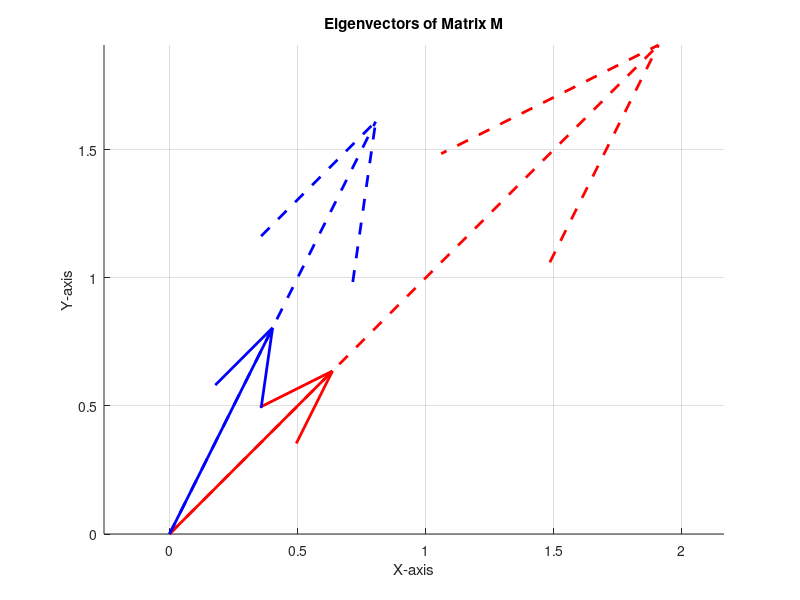

The MATLAB source for this figure:
%% Homework 6
% Housekeeping
clear;
clc;

%% Q.1

% Define Matrix A, the subsequent b vectors, and the x vector
A = [1 0 1;
    0 1 1;
    0 0 0];
b_1 = [2;3;0];
b_2 = [1;1;1];
x = [-1;-1;1];

% Determine if b_1 is in the column space of A
isInColumnSpace_b1 = rank(A) == rank([A b_1]);
if isInColumnSpace_b1 == 1
    fprintf("TRUE: Vector b1 is in column space of the matrix A\n");
else
    fprintf("FALSE: Vector b1 is not in column space of the matrix A\n");
end

% Determine if b_2 is in the column space of A
isInColumnSpace_b2 = rank(A) == rank([A b_2]);
if isInColumnSpace_b2 == 1
    fprintf("TRUE: Vector b2 is in column space of the matrix A\n");
else
    fprintf("FALSE: Vector b2 is not in column space of the matrix A\n");
end

% Determine if x is in the null space of A
isInNullSpace = all(A * x == 0);
if isInNullSpace == 1
    fprintf("TRUE: Vector x is in null space of the matrix A\n");
else
    fprintf("FALSE: Vector x is not in null space of the matrix A\n");
end

%% Q.2
% Define matrix A
A = [1 3 -1 2;
    2 6 -2 4;
    1 3 -1 2];

% Determine the rank of matrix A
rankA = rank(A);
fprintf('The rank of matrix A is: %d\n', rankA);

% Find a basis for the column space of A
[U, S, V] = svd(A);
basisColumnSpace = U(:, 1:rankA);
fprintf('A basis for the column space of A is:\n');
disp(basisColumnSpace);

% Find a basis for the null space of A
nullSpaceBasis = null(A);
fprintf('A basis for the null space of A is:\n');
disp(nullSpaceBasis);

% State the dimensions of the column space and the null space
dimColumnSpace = rankA;
dimNullSpace = size(nullSpaceBasis, 2);
fprintf('The dimension of the column space of A is: %d\n', dimColumnSpace);
fprintf('The dimension of the null space of A is: %d\n', dimNullSpace);

%% Q.3

% Define Matrix M
M = [4 -1;
    2 1];

% Determine the egienvalues and eigenvectors of M
[eigenVectors, D] = eig(M);
eigenValues = diag(D);

fprintf('The eigenvalues of matrix M are:\n');
disp(eigenValues);
fprintf('The eigenvectors of matrix M are:\n');
disp(eigenVectors);

% Plot the eigenvectors as arrows starting at the origin
hold on;
quiver(0, 0, eigenVectors(1,1), eigenVectors(2,1), 'r', 'LineWidth', 2);
quiver(0, 0, eigenVectors(1,2), eigenVectors(2,2), 'b', 'LineWidth', 2);
axis equal;
grid on;
title('Eigenvectors of Matrix M');
xlabel('X-axis');
ylabel('Y-axis');

% Apply the transformation Mx to each eigenvector and plot the
% tranformation on the same figure
transformedEigenVectors = M * eigenVectors;
quiver(0, 0, transformedEigenVectors(1,1), transformedEigenVectors(2,1), 'r--', 'LineWidth', 2);
quiver(0, 0, transformedEigenVectors(1,2), transformedEigenVectors(2,2), 'b--', 'LineWidth', 2);
%% Q.4

% Establish matrix A
A = [6 2 0;
    2 3 1;
    0 1 4];

% Find all eigenValues
[V, D] = eig(A);
eigenValues = diag(D);

% Determine the 3 eigenvalues of the largest magnitude
[~, sortIndices] = sort(abs(eigenValues), 'descend');
largestMagnitudeEigenvalues = eigenValues(sortIndices(1:3));
eigenVectorsLargest = V(:, sortIndices(1:3));

fprintf('The 3 eigenvalues of the largest magnitude are:\n');
disp(largestMagnitudeEigenvalues);

fprintf('The eigenvectors corresponding to the largest magnitude eigenvalues are:\n');
disp(eigenVectorsLargest);

% Find the eigenvalues closest to 2
closestIndices = find(abs(eigenValues-2) == min(abs(eigenValues-2)));
closestEigenvalues = eigenValues(closestIndices);
eigenVectorsClosest = V(:, closestIndices);

fprintf('The eigenvalues closest to 2 are:\n');
disp(closestEigenvalues);

fprintf('The eigenvectors corresponding to the eigenvalues closest to 2 are:\n');
disp(eigenVectorsClosest);

% Find the smallest algebraic (most negative) eigenvalue
[smallestEigenvalue, smallestIndex] = min(eigenValues);
eigenVectorsSmallest = V(:, smallestIndex);

fprintf('The smallest algebraic (most negative) eigenvalue is: %f\n', smallestEigenvalue);

fprintf('The eigenvector corresponding to the smallest algebraic (most negative) eigenvalue is:\n');
disp(eigenVectorsSmallest);
